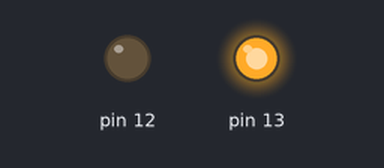
Recording of a sketch running on a simulated Arduino Uno, built with avr-gcc and run on an emulated ATmega328P. Shown: output pins drawn as LEDs (lit = HIGH).

Above: at 0.5 s.
At 2.3 s:
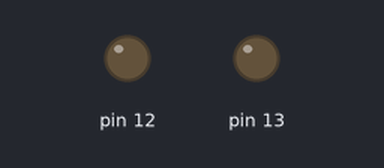
At 4.6 s:
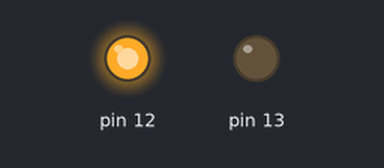
Timing chart, 0 to 7.5 s (numbered marks = the images above):
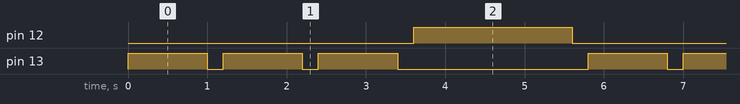

The sketch:

Arduino.ino
```cpp
void setup() {

                pinMode(13,OUTPUT);
                pinMode(12,OUTPUT);
}

void loop() {

                digitalWrite(13,1);
                delay(1000);

                digitalWrite(13,0);
                delay(200);

                digitalWrite(13,1);
                delay(1000);

                digitalWrite(13,0);
                delay(200);

                digitalWrite(13,1);
                delay(1000);

                digitalWrite(13,0);
                delay(200);


                digitalWrite(12,1);
                delay(2000);

                digitalWrite(12,0);
                delay(200);


}
```

Measured:
- by itself, pin 12: alternates HIGH for 2.0 s and LOW for 3.8 s
- by itself, pin 13: repeats every 5.8 s: 2 × (LOW 0.20 s, HIGH 1.0 s), LOW 2.4 s, HIGH 1.0 s
- by itself, everything shown: repeats every 5.8 s, in 8 steps
